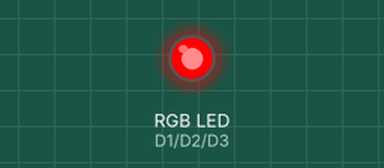
A sketch run on a simulated ESP8266 (NodeMCU). Parts: an RGB LED mixed from three pins (HIGH = lit). Dim RGB values are drawn brighter than linear.

Above: at 0.05 s.
At 1.5 s:
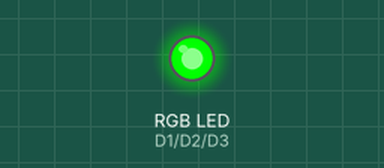
At 3.0 s:
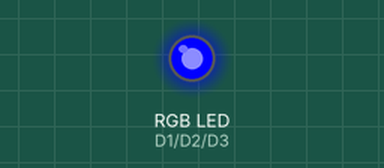
At 3.75 s:
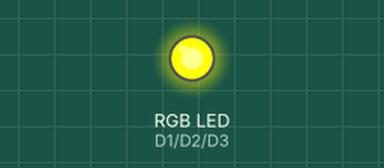
At 4.5 s:
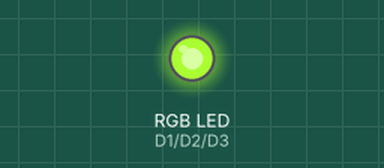
At 6.0 s:
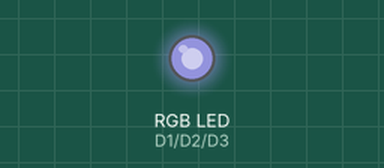
Timing chart, 0 to 7.8 s (numbered marks = the images above):
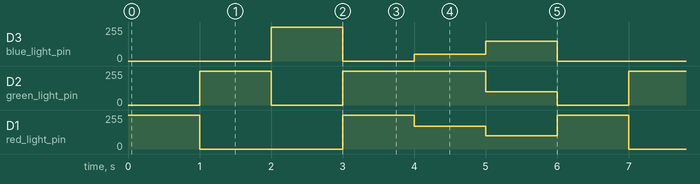

The sketch:

RGB_LED.ino
```cpp
/* @Date    : 23-Sep-2019
 * @Author  : Vivek Yadav
   @Brief   : RGB LED
   @Version : v.01(NodeMcu 12E)
   @Working : it is use to blink the LED with Different Color Combinations.
              specified by values.

*/

int red_light_pin= D1;
int green_light_pin = D2;
int blue_light_pin = D3;

void setup() {
  pinMode(red_light_pin, OUTPUT);
  pinMode(green_light_pin, OUTPUT);
  pinMode(blue_light_pin, OUTPUT);
}//End- setup()

void loop() {
  RGB_color(255, 0, 0); // Red
  delay(1000);
  RGB_color(0, 255, 0); // Green
  delay(1000);
  RGB_color(0, 0, 255); // Blue
  delay(1000);

  // Mix the color combination
  RGB_color(255, 255, 0); // Yellow
  delay(1000);
  RGB_color(170, 255, 50); //
  delay(1000);
  RGB_color(100, 100, 150); //
  delay(1000);

}//End- loop()

void RGB_color(int red_light_value, int green_light_value, int blue_light_value)
 {
  analogWrite(red_light_pin, red_light_value);
  analogWrite(green_light_pin, green_light_value);
  analogWrite(blue_light_pin, blue_light_value);
}
```

Measured:
- by itself, D3 (blue_light_pin): repeats every 6.0 s: 0/255 1.0 s, 50/255 1.0 s, 150/255 1.0 s, 0/255 2.0 s, 255/255 1.0 s
- by itself, D2 (green_light_pin): repeats every 6.0 s: 0/255 1.0 s, 255/255 2.0 s, 100/255 1.0 s, 0/255 1.0 s, 255/255 1.0 s
- by itself, D1 (red_light_pin): repeats every 6.0 s: 0/255 2.0 s, 255/255 1.0 s, 170/255 1.0 s, 100/255 1.0 s, 255/255 1.0 s
